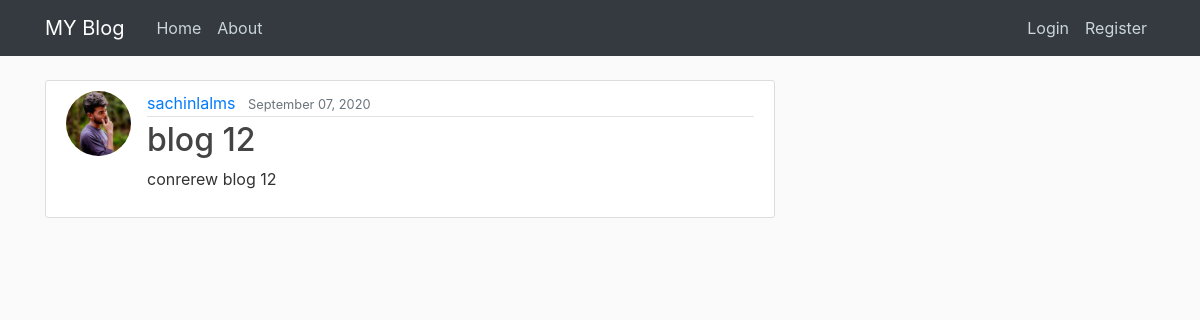
Page /post/15/ on the earlier database version.
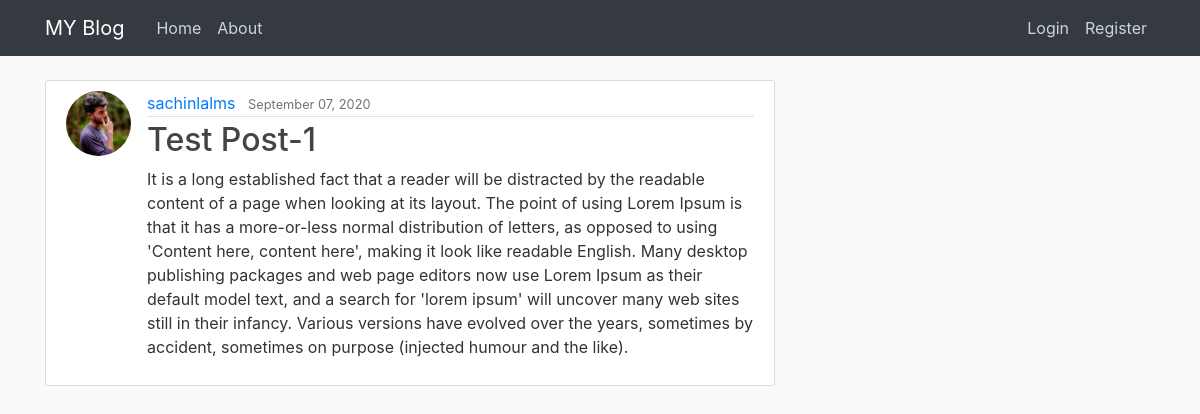
Same page on the later database version.
### blog/models.py (models this page shows, shortened)
class Post(models.Model):
    title = models.CharField(max_length=100)
    content = models.TextField()
    date_posted = models.DateTimeField(default=timezone.now)
    author = models.ForeignKey(User, on_delete=models.CASCADE)

### users/models.py (models this page shows, shortened)
class Profile(models.Model):
    user = models.OneToOneField(User, on_delete=models.CASCADE)
    img = models.ImageField(default='default.jpg', upload_to='profile_pics')

### blog/views.py (the view)
# urls.py: path('post/<int:pk>/', PostDetailView.as_view(), name='post-detail'),
class PostDetailView(DetailView):
    model = Post

### blog/templates/blog/post_detail.html (shortened to what this page needs)
{% extends "blog/base.html" %}
{% block content %}
  <article class="media content-section">
    <img class="rounded-circle article-img" src="{{ object.author.profile.img.url }}">
    <div class="media-body">
      <div class="article-metadata">
        <a class="mr-2" href="{% url 'user-posts' object.author.username %}">{{ object.author }}</a>
        <small class="text-muted">{{ object.date_posted|date:"F d, Y" }}</small>
      </div>
      <h2 class="article-title">{{ object.title }}</h2>
      <p class="article-content">{{ object.content }}</p>
    </div>
  </article>
{% endblock content %}

Differences in the rows shown:
changed Post "sachinlalms": title "blog 12" → "Test Post-1"; content "conrerew blog 12" → "It is a long established fact that a reader will be distracted by the readable content of a page when looking at its layout. The point of using Lorem Ipsum is that it has a more-or-less normal distribution of letters, as opposed to using 'Content here, content here', making it look like readable English. Many desktop publishing packages and web page editors now use Lorem Ipsum as their default model text, and a search for 'lorem ipsum' will uncover many web sites still in their infancy. Various versions have evolved over the years, sometimes by accident, sometimes on purpose (injected humour and the like)."
